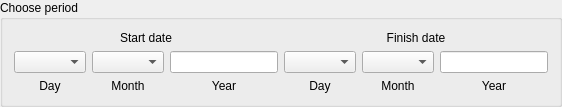
       <widget class="QGroupBox" name="periodBox">
        <property name="title">
         <string>Choose period</string>
        </property>
        <layout class="QGridLayout" name="gridLayout_2">
         <item row="0" column="3" colspan="3">
          <widget class="QLabel" name="label_4">
           <property name="toolTip">
            <string>The finish date defaults to the earliest finish date amongst the scenarios chosen, but can be set to an  earlier date by the user.</string>
           </property>
           <property name="text">
            <string>Finish date</string>
           </property>
           <property name="alignment">
            <set>Qt::AlignCenter</set>
           </property>
          </widget>
         </item>
         <item row="1" column="0">
          <widget class="QComboBox" name="startDay">
           <property name="maxVisibleItems">
            <number>31</number>
           </property>
          </widget>
         </item>
         <item row="1" column="1">
          <widget class="QComboBox" name="startMonth">
           <property name="maxVisibleItems">
            <number>12</number>
           </property>
          </widget>
         </item>
         <item row="1" column="2">
          <widget class="QLineEdit" name="startYear">
           <property name="inputMethodHints">
            <set>Qt::ImhNone</set>
           </property>
          </widget>
         </item>
         <item row="1" column="3">
          <widget class="QComboBox" name="finishDay">
           <property name="maxVisibleItems">
            <number>31</number>
           </property>
          </widget>
         </item>
         <item row="1" column="4">
          <widget class="QComboBox" name="finishMonth">
           <property name="currentIndex">
            <number>-1</number>
           </property>
           <property name="maxVisibleItems">
            <number>12</number>
           </property>
          </widget>
         </item>
         <item row="1" column="5">
          <widget class="QLineEdit" name="finishYear">
           <property name="inputMethodHints">
            <set>Qt::ImhNone</set>
           </property>
          </widget>
         </item>
         <item row="2" column="0">
          <widget class="QLabel" name="label_5">
           <property name="text">
            <string>Day</string>
           </property>
           <property name="alignment">
            <set>Qt::AlignCenter</set>
           </property>
          </widget>
         </item>
         <item row="2" column="1">
          <widget class="QLabel" name="label_7">
           <property name="text">
            <string>Month</string>
           </property>
           <property name="alignment">
            <set>Qt::AlignCenter</set>
           </property>
          </widget>
         </item>
         <item row="2" column="2">
          <widget class="QLabel" name="label_9">
           <property name="text">
            <string>Year</string>
           </property>
           <property name="alignment">
            <set>Qt::AlignCenter</set>
           </property>
          </widget>
         </item>
         <item row="2" column="3">
          <widget class="QLabel" name="label_6">
           <property name="text">
            <string>Day</string>
           </property>
           <property name="alignment">
            <set>Qt::AlignCenter</set>
           </property>
          </widget>
         </item>
         <item row="2" column="4">
          <widget class="QLabel" name="label_8">
           <property name="text">
            <string>Month</string>
           </property>
           <property name="alignment">
            <set>Qt::AlignCenter</set>
           </property>
          </widget>
         </item>
         <item row="2" column="5">
          <widget class="QLabel" name="label_10">
           <property name="text">
            <string>Year</string>
           </property>
           <property name="alignment">
            <set>Qt::AlignCenter</set>
           </property>
          </widget>
         </item>
         <item row="0" column="0" colspan="3">
          <widget class="QLabel" name="label_3">
           <property name="toolTip">
            <string>The start date defaults to the latest start date amongst the scenarios chosen, but can be set to a  later date by the user.</string>
           </property>
           <property name="text">
            <string>Start date</string>
           </property>
           <property name="alignment">
            <set>Qt::AlignCenter</set>
           </property>
          </widget>
         </item>
        </layout>
       </widget>
